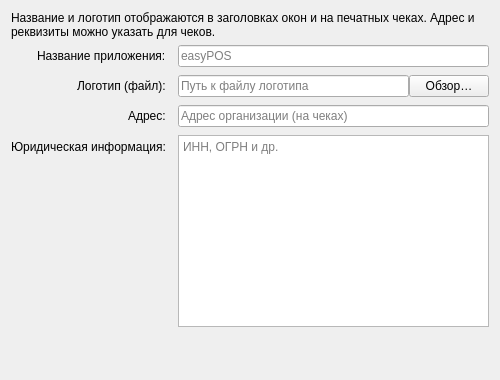
<?xml version="1.0" encoding="UTF-8"?>
<ui version="4.0">
 <class>SetupBrandingPage</class>
 <widget class="QWidget" name="SetupBrandingPage">
  <property name="geometry">
   <rect>
    <x>0</x>
    <y>0</y>
    <width>500</width>
    <height>380</height>
   </rect>
  </property>
  <layout class="QVBoxLayout" name="verticalLayout">
   <item>
    <widget class="QLabel" name="brandingHintLabel">
     <property name="text">
      <string>Название и логотип отображаются в заголовках окон и на печатных чеках. Адрес и реквизиты можно указать для чеков.</string>
     </property>
     <property name="wordWrap">
      <bool>true</bool>
     </property>
    </widget>
   </item>
   <item>
    <layout class="QFormLayout" name="formLayout">
     <property name="verticalSpacing"><number>8</number></property>
     <property name="horizontalSpacing"><number>12</number></property>
     <property name="fieldGrowthPolicy"><enum>QFormLayout::ExpandingFieldsGrow</enum></property>
     <property name="labelAlignment"><set>Qt::AlignRight|Qt::AlignVCenter</set></property>
     <item row="0" column="0">
      <widget class="QLabel" name="appNameLabel">
       <property name="text">
        <string>Название приложения:</string>
       </property>
      </widget>
     </item>
     <item row="0" column="1">
      <widget class="QLineEdit" name="appNameEdit">
       <property name="placeholderText">
        <string>easyPOS</string>
       </property>
      </widget>
     </item>
     <item row="1" column="0">
      <widget class="QLabel" name="logoLabel">
       <property name="text">
        <string>Логотип (файл):</string>
       </property>
       <property name="toolTip">
        <string>Путь к изображению (PNG, JPG). Необязательно.</string>
       </property>
      </widget>
     </item>
     <item row="1" column="1">
      <layout class="QHBoxLayout" name="logoLayout">
       <item>
        <widget class="QLineEdit" name="logoPathEdit">
         <property name="placeholderText">
          <string>Путь к файлу логотипа</string>
         </property>
        </widget>
       </item>
       <item>
        <widget class="QPushButton" name="browseLogoButton">
         <property name="text">
          <string>Обзор…</string>
         </property>
        </widget>
       </item>
      </layout>
     </item>
     <item row="2" column="0">
      <widget class="QLabel" name="addressLabel">
       <property name="text">
        <string>Адрес:</string>
       </property>
      </widget>
     </item>
     <item row="2" column="1">
      <widget class="QLineEdit" name="addressEdit">
       <property name="placeholderText">
        <string>Адрес организации (на чеках)</string>
       </property>
      </widget>
     </item>
     <item row="3" column="0">
      <widget class="QLabel" name="legalLabel">
       <property name="text">
        <string>Юридическая информация:</string>
       </property>
       <property name="toolTip">
        <string>ИНН, ОГРН и т.д. — для печатных чеков</string>
       </property>
      </widget>
     </item>
     <item row="3" column="1">
      <widget class="QPlainTextEdit" name="legalInfoEdit">
       <property name="maximumHeight">
        <number>80</number>
       </property>
       <property name="placeholderText">
        <string>ИНН, ОГРН и др.</string>
       </property>
      </widget>
     </item>
    </layout>
   </item>
   <item>
    <spacer name="verticalSpacer">
     <property name="orientation">
      <enum>Qt::Vertical</enum>
     </property>
     <property name="sizeHint" stdset="0">
      <size>
       <width>20</width>
       <height>40</height>
      </size>
     </property>
    </spacer>
   </item>
  </layout>
 </widget>
 <resources/>
 <connections/>
</ui>
